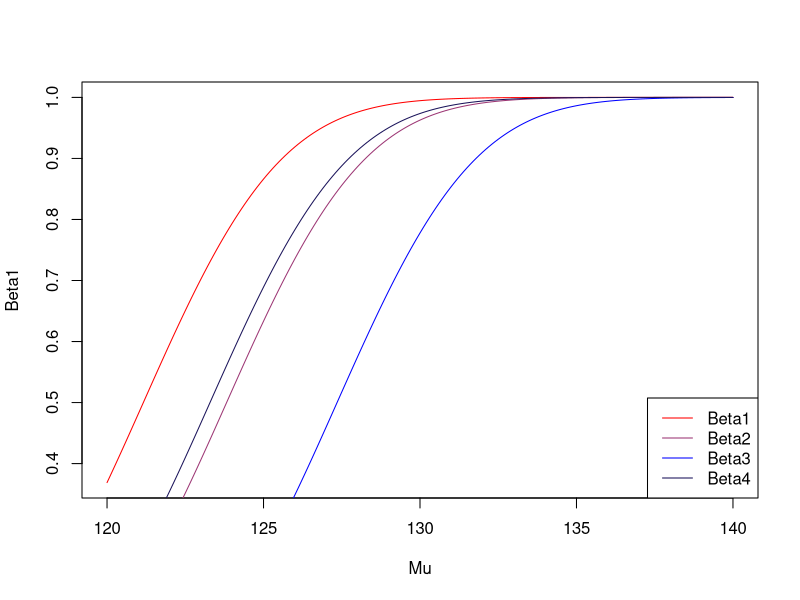

The R source for this figure:
## ---- chunk 1
Betas<-function(media,c){
  DesE<-sqrt(12)
  f<-1-pnorm(c,mean=media,sd=DesE)
  return(f)
}
# Generamos valores de mu>120

Mu<-seq(120,140,by=0.1)
valc<-c(121.16,123.82,127.35,123.29)
Beta1<-numeric()
Beta2<-numeric()
Beta3<-numeric()
Beta4<-numeric()
for(i in 1:length(Mu)){
  
  Beta1[i]<-Betas(Mu[i],121.16)
  Beta2[i]<-Betas(Mu[i],123.82)
  Beta3[i]<-Betas(Mu[i],127.35)
  Beta4[i]<-Betas(Mu[i],123.29)
  
}

plot(Mu,Beta1,type='l',col='red')
lines(Mu,Beta2,col="#9C3674")
lines(Mu,Beta3,col='blue')
lines(Mu,Beta4,col='#1A135A')
legend('bottomright',legend=c('Beta1','Beta2','Beta3','Beta4'), col = c("red","#9C3674", 'blue',"#1A135A"),lty=1)

## ---- chunk 2
set.seed(1)
nsim<-1000
mu<-0
s<-1
t<-1

val<-rnorm(nsim,mu,s)
ecumv<-pnorm(t,val,s)
emv<-ecumv

val2<-pnorm(t,mu,s)
errorcmecumv<-mean((ecumv-val2)^2)
errorcmemv<-errorcmecumv
sesgo<-mean(ecumv)-val2

cat("Error cuadrático medio del ECUMV y Estimador máximo verosimil:", errorcmecumv, '\n')
cat('Sesgo del ECUMV:', sesgo, '\n')

